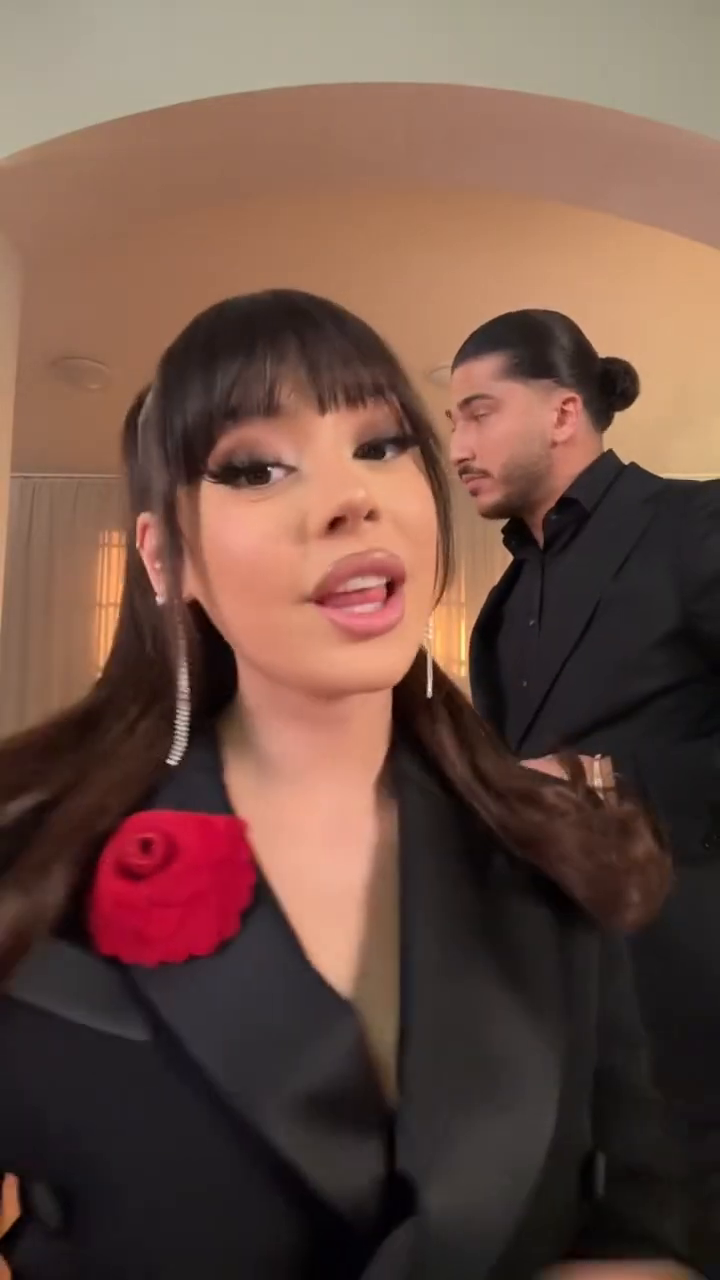
#> input picture frame 36 of 1gorev/video1.mp4, 720 x 1280 px
$ python temeldurumlar1.py
#> lines starting #> are read from the running program, lines starting #| are printed output that depends on the picture
import numpy as np
import cv2

cap=cv2.VideoCapture("video1.mp4") ##gelecek goruntunun kaynagı
while True:

    ret, frame = cap.read()
#> frame is the input picture: shape (1280, 720, 3); mean B, G, R 68.4, 79.5, 109
    if ret==0:
        break
    frame=cv2.flip(frame,1)
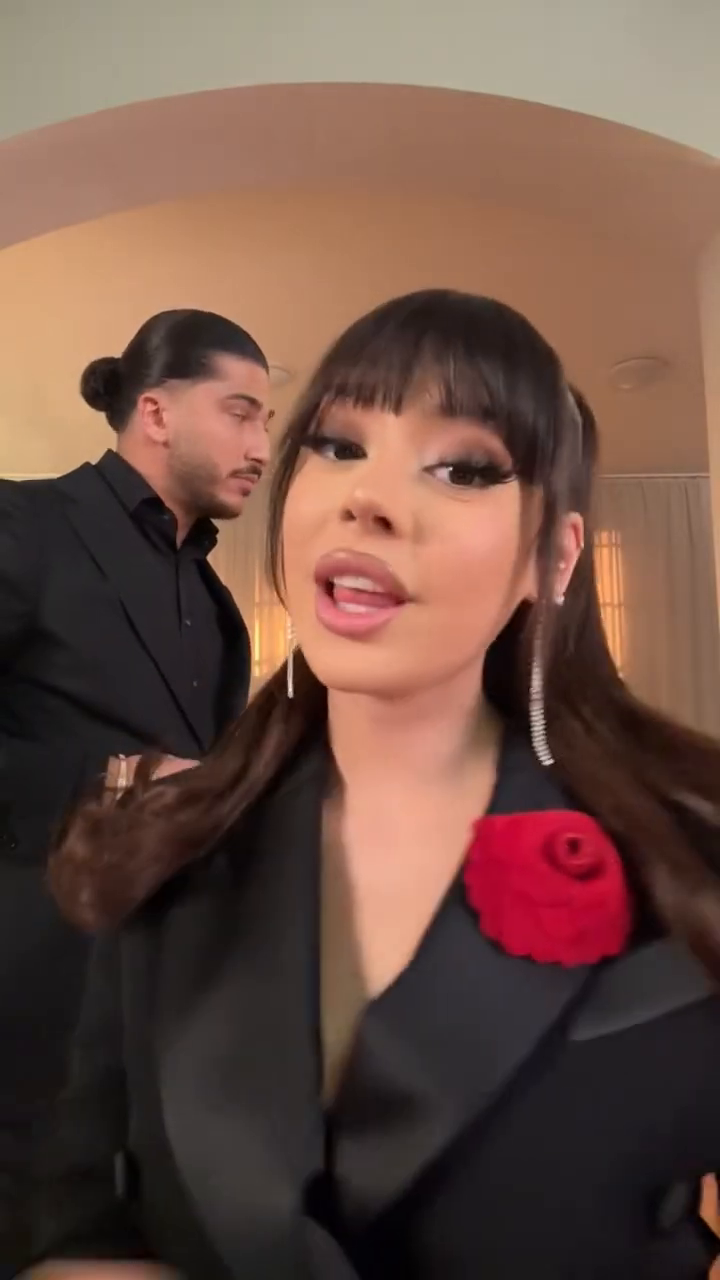
#> frame: shape (1280, 720, 3); mean B, G, R 68.4, 79.5, 109
    cv2.imshow("deneme1" , frame)

    if  cv2.waitKey(30) & 0xFF ==ord("q"): ##30 sanıyede kaç kare yakalayacagını belırtmektedır. 1000=1sn
#> (key q is pressed here)
        break
cap.release()
cv2.destroyAllWindows()

$ run again, starting later in the video
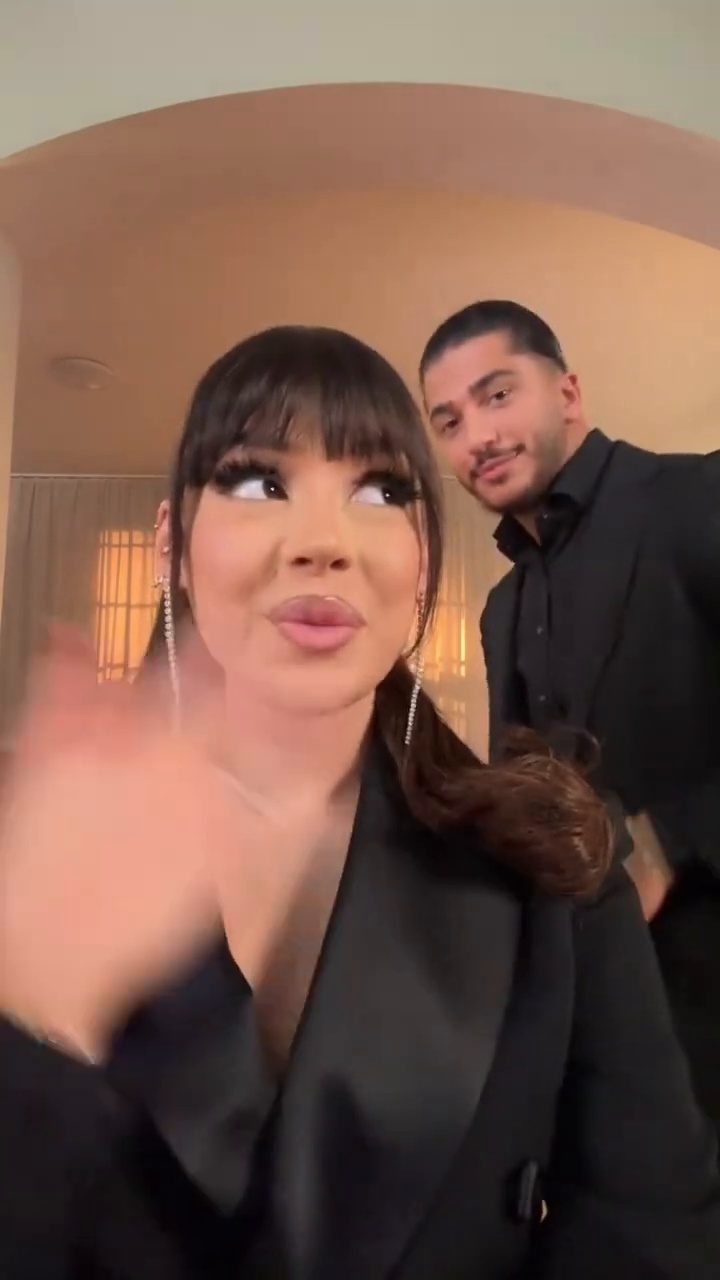
#> input picture frame 162 of 1gorev/video1.mp4, 720 x 1280 px
#> frame is the input picture: shape (1280, 720, 3); mean B, G, R 75.7, 88.4, 118.9
#> `frame=cv2.flip(frame,1)`:
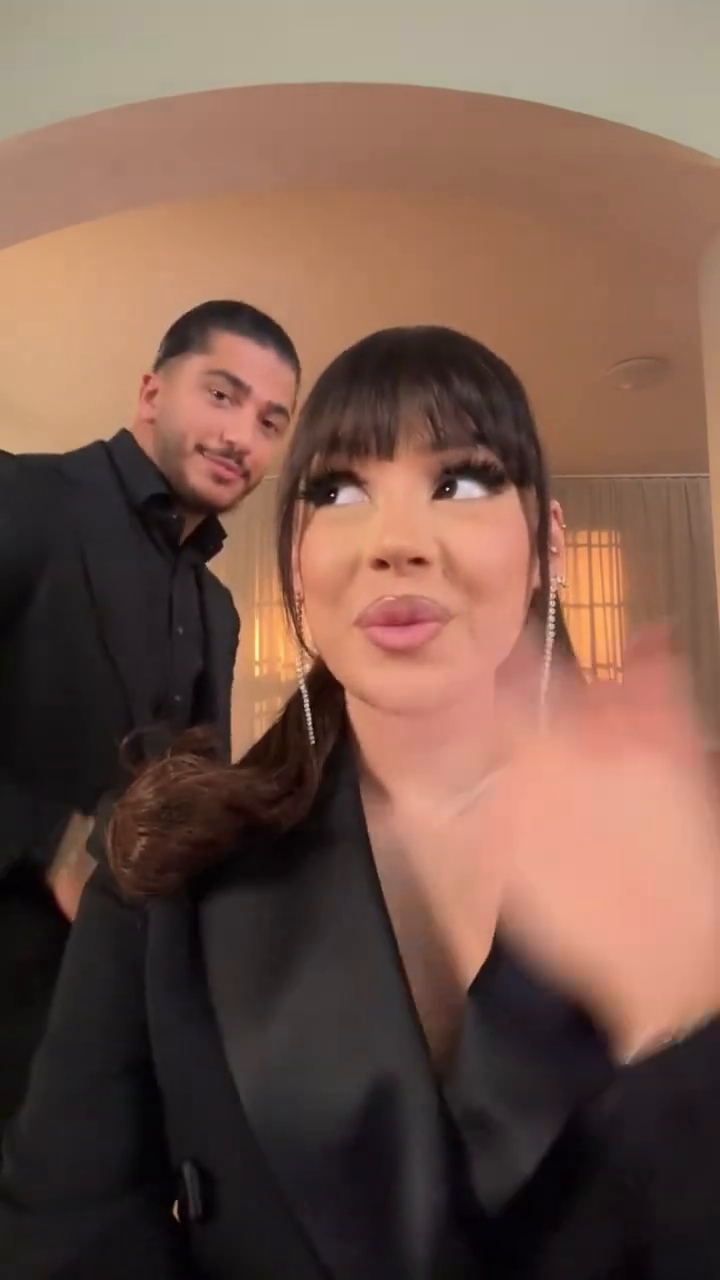
#> frame: shape (1280, 720, 3); mean B, G, R 75.7, 88.4, 118.9

$ run again, starting later in the video
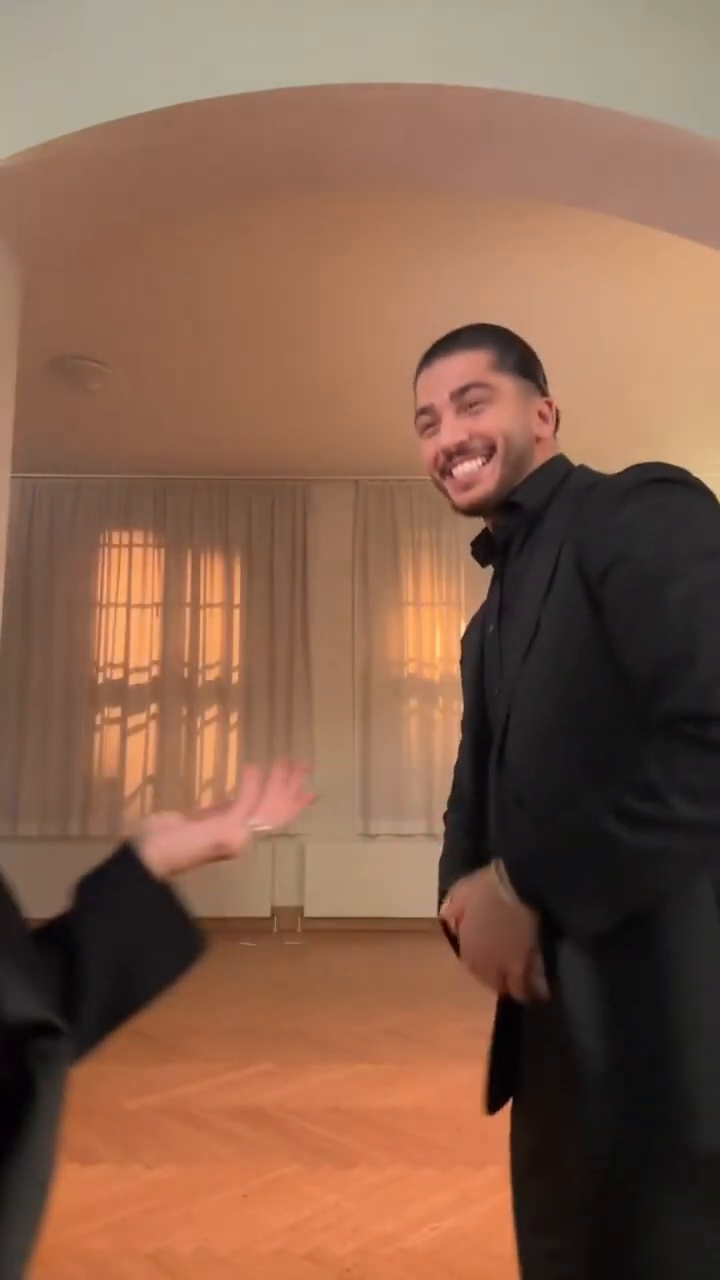
#> input picture frame 289 of 1gorev/video1.mp4, 720 x 1280 px
#> frame is the input picture: shape (1280, 720, 3); mean B, G, R 76.1, 97.1, 134.7
#> `frame=cv2.flip(frame,1)`:
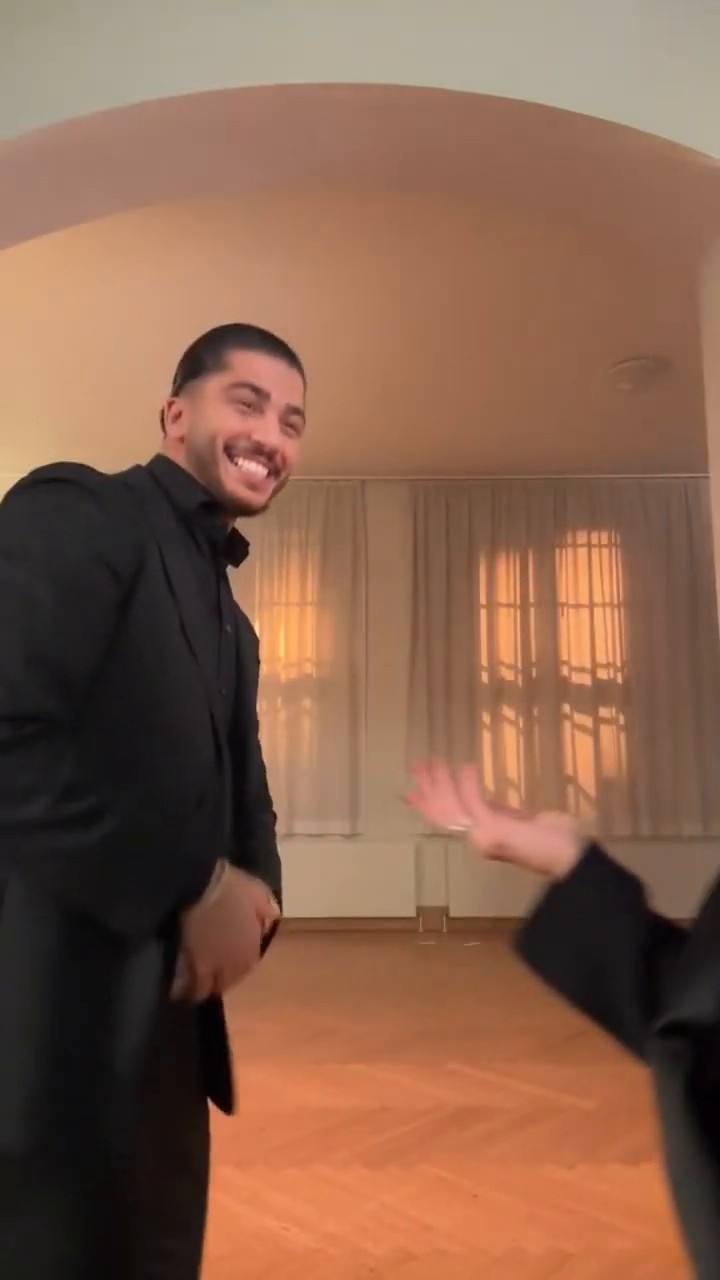
#> frame: shape (1280, 720, 3); mean B, G, R 76.1, 97.1, 134.7
